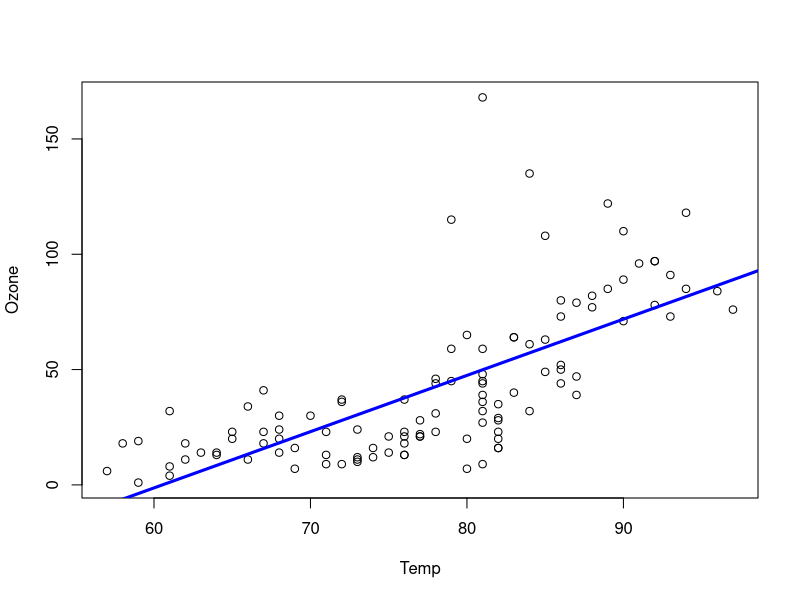
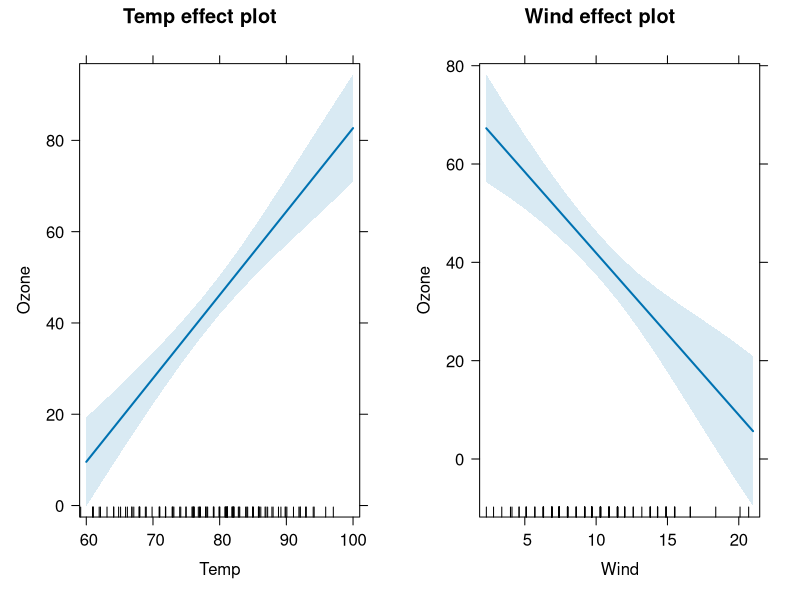
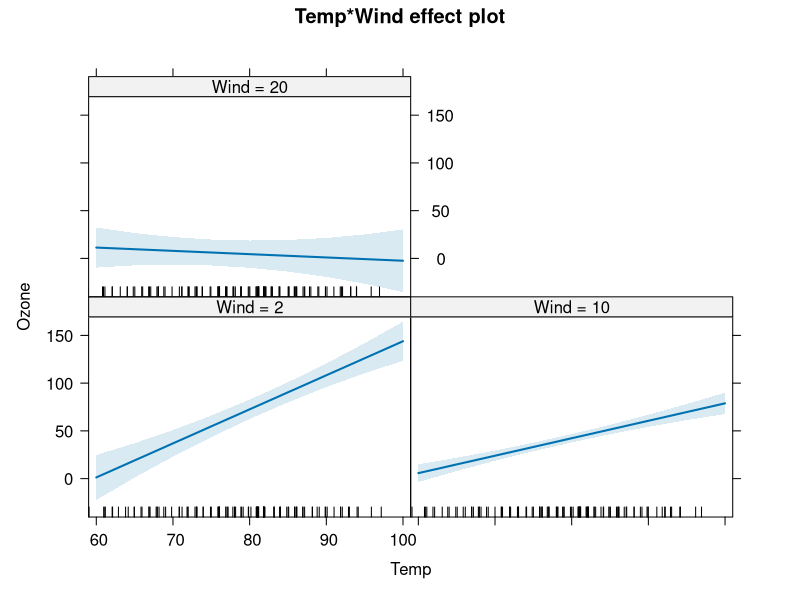
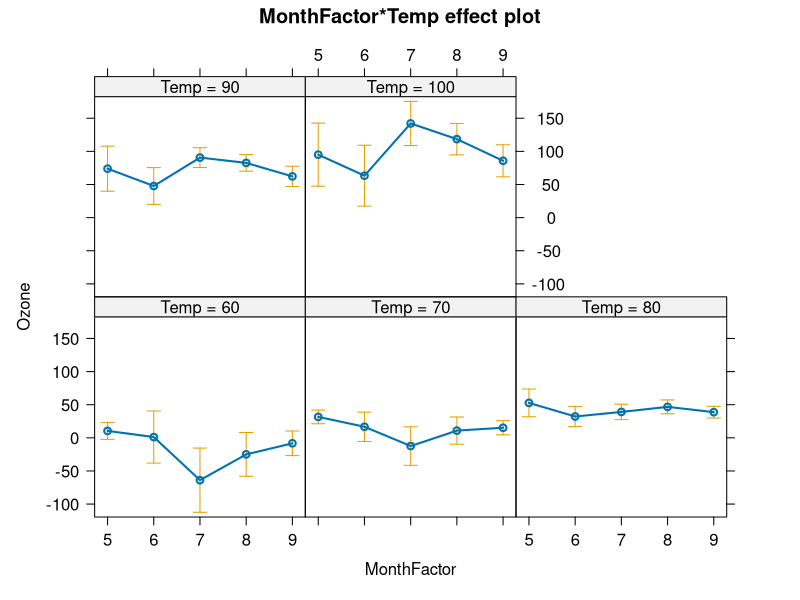

Write the R code that produced these figures, in order.
## ---- chunk 1
set.seed(42)
## ---- chunk 2
Climate = runif(100)
Temp = Climate + rnorm(100, sd = 0.2)
Growth = 0.5*Temp - 1.0*Climate + rnorm(100, sd = 0.2)
## ---- chunk 3
summary(lm(Growth~Temp))
## ---- chunk 4
summary(lm(Growth~Temp+Climate)) # correct effects!!
## ---- chunk 5
## first remove observations with NA values
newAirquality = airquality[complete.cases(airquality),]
#summary(newAirquality)
## ---- chunk 6
# simple regression
m0 = lm(Ozone ~ Temp , data = newAirquality)
summary(m0)

plot(Ozone ~ Temp , data = newAirquality)
abline(m0, col = "blue", lwd = 3)
## ---- chunk 7
m1 = lm(Ozone ~ Temp + Wind , data = newAirquality)
summary(m1)
## ---- chunk 8
library(effects)
plot(allEffects(m1))
## ---- chunk 9
## Omitted variable bias
both = lm(Ozone ~ Wind + Temp, newAirquality)
wind = lm(Ozone ~ Wind , newAirquality)
temp = lm(Ozone ~ Temp, newAirquality)
#summary(both)
#summary(wind)

slopes <- data.frame(
  predictor = c("Wind", "Temp"),
  both.pred = round(coef(both)[2:3], digits = 2),
  only.wind = c(round(coef(wind)[2], digits = 2), "NA"),
  only.temp = c("NA", round(coef(temp)[2], digits = 2))
)
slopes
## ---- chunk 10
m2 = lm(Ozone ~ scale(Temp)* scale(Wind) , data = newAirquality)
summary(m2)
## ---- chunk 11
plot(allEffects(m2, xlevels=3))
## ---- chunk 12
newAirquality$MonthFactor = factor(newAirquality$Month)
m4 = lm(Ozone ~ MonthFactor * scale(Temp), 
        data = newAirquality)
summary(m4)
plot(allEffects(m4))
## ---- chunk 13
m2 = lm(Ozone ~ scale(Temp)* scale(Wind) , data = newAirquality)
summary(m2)
## ---- chunk 14
anova(m2)
## ---- chunk 15
m0 = lm(Ozone ~ 1 , data = newAirquality)
m1 = lm(Ozone ~ Temp  , data = newAirquality)
m2 = lm(Ozone ~ Wind , data = newAirquality)
m3 = lm(Ozone ~ Temp + Wind , data = newAirquality)
## ---- chunk 16
anova(m0, m1, m3)
## ---- chunk 17
anova(m1, m2) # This doesn't make sense: models are not nested
## ---- chunk 18
AIC(m0, m1, m2,m3)
